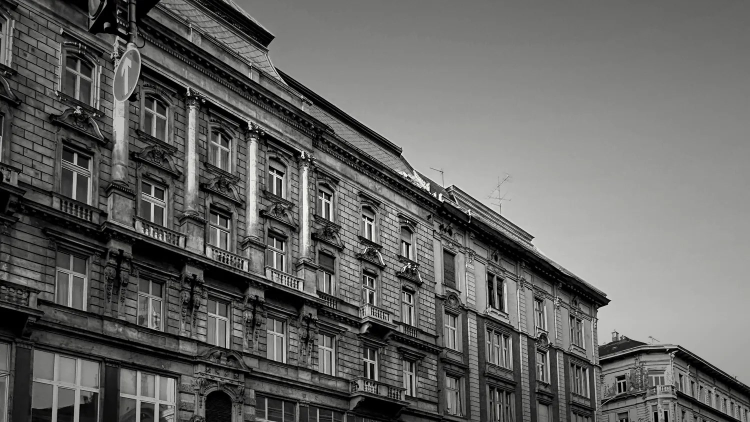
#> input picture psicologia-barcelona/marca/Nahuel-Ponce/instagram/img/calle.jpg, 1500 x 844 px, given in place of retrato.jpg, which was not available (shown at 1/2 size)
$ python stories.py
#> lines starting #> are read from the running program, lines starting #| are printed output that depends on the picture
### psicologia-barcelona/marca/Nahuel-Ponce/instagram/build.py
#!/usr/bin/env python3
"""Kit de 12 plantillas de Instagram (1080×1350) para Nahuel Ponce.

Genera:
  plantillas.html         vista local (fuentes y fotos locales) para revisar y exportar PNG
  plantillas-canva.html   misma maqueta con URLs públicas, para importar en Canva (cada página = un post)
  img/crop-*.jpg          recortes de las fotos al tamaño exacto de cada hueco

Uso: python3 marca/Nahuel-Ponce/instagram/build.py   (desde psicologia-barcelona/)
"""
from pathlib import Path

from PIL import Image

HERE = Path(__file__).resolve().parent
FONTS = HERE.parents[2] / 'nahuel/public/fonts'
PUBLIC = 'https://raw.githubusercontent.com/lucascasagrande88/bighouse/refs/heads/claude/wizardly-planck-k8eqja/psicologia-barcelona/marca/Nahuel-Ponce/instagram'

# Paleta del manual de marca: Tinta, Grafito, Hueso, Niebla, Taupe.
INK, CHAR, BONE, PAPER, ASH, ASH_D = '#232323', '#4B4B4B', '#F2EFEA', '#D9D3CB', '#8D7D70', '#4B4B4B'
W, H = 1080, 1350

# Recortes: nombre → (foto, ancho, alto, foco vertical 0-1)
CROPS = {
    'retrato-top': ('retrato', 1080, 900, .30),
    'noche-full': ('noche', 1080, 1350, .45),
    'lectura-half': ('lectura', 540, 1350, .5),
    'ciudad-full': ('ciudad', 1080, 1350, .35),
    'calle-band': ('calle', 1080, 560, .35),
    'retrato-square': ('retrato', 420, 525, .25),
}


# [8 lines left out: function make_crops, not called in this run]


def css(local):
    faces = ''
    if local:
        faces = ''.join(
            f"@font-face{{font-family:'{fam}';font-style:{st};font-weight:{wt};src:url('{(FONTS / f).as_uri()}') format('woff2')}}"
            for fam, st, wt, f in [
                ('Cormorant Garamond', 'normal', 400, 'CormorantGaramond-normal-400.woff2'),
                ('Cormorant Garamond', 'italic', 400, 'CormorantGaramond-italic-400.woff2'),
                ('Manrope', 'normal', '300 600', 'Manrope-normal-300.woff2'),
                ('UnifrakturMaguntia', 'normal', 400, 'UnifrakturMaguntia-normal-400.woff2'),
            ])
    return faces + f"""
body{{margin:0;background:#3a3a38;font-family:'Manrope',Arial,sans-serif}}
.page{{position:relative;width:{W}px;height:{H}px;overflow:hidden;margin:0 auto 40px}}
.abs{{position:absolute}}
.serif{{font-family:'Cormorant Garamond',Garamond,serif;font-weight:400}}
.it{{font-style:italic}}
.goth{{font-family:'UnifrakturMaguntia',serif}}
.label{{font-family:'Manrope',Arial,sans-serif;font-weight:500;font-size:24px;letter-spacing:.22em;text-transform:uppercase}}
.small{{font-family:'Manrope',Arial,sans-serif;font-weight:400;font-size:32px;line-height:1.45}}
img{{display:block}}
"""


# [120 lines left out: functions frame, pages, not called in this run]


MONO = {}


# [15 lines left out: function render, not called in this run]


# [5 lines that do not run on import are left out]

### psicologia-barcelona/marca/Nahuel-Ponce/instagram/stories.py
#!/usr/bin/env python3
"""Kit de 12 stories de Instagram (1080×1920) para Nahuel Ponce. Mismo sistema visual que los posteos (build.py).

7 stories con foto (foto a sangre, foto enmarcada, foto partida) y 5 placas tipográficas.
Todo el texto queda entre y=250 y y=1600: arriba y abajo Instagram tapa con su interfaz.

Genera:
  stories.html          vista local para revisar y exportar PNG
  stories-canva.html    misma maqueta con URLs públicas, para importar en Canva (cada página = una story)
  img/story-*.jpg       recortes de las fotos al tamaño exacto de cada hueco

Uso: cd marca/Nahuel-Ponce/instagram && python3 stories.py
"""
from pathlib import Path

from PIL import Image

import build
from build import ASH, ASH_D, BONE, INK, PAPER, PUBLIC

HERE = Path(__file__).resolve().parent
W, H = 1080, 1920
build.W, build.H = W, H  # el CSS compartido toma el tamaño de página de acá

CROPS = {
    'retrato-full': ('retrato', 1080, 1920, .30),
    'ciudad-full': ('ciudad', 1080, 1920, .35),
    'noche-full': ('noche', 1080, 1920, .45),
    'lectura-full': ('lectura', 1080, 1920, .5),
    'calle-top': ('calle', 1080, 1000, .4),
    'lectura-frame': ('lectura', 760, 950, .45),
    'retrato-post': ('retrato', 640, 800, .25),
}

SAFE = 'rgba(242,239,234,.28)'


def make_crops():
    for name, (src, w, h, fy) in CROPS.items():
        im = Image.open(HERE / f'img/{src}.jpg')
#> im is the input picture: PIL image 1500x844 RGB; mean R, G, B 101.3, 101.3, 99.6
        scale = max(w / im.width, h / im.height)
#> scale = 2.27
        im = im.resize((round(im.width * scale), round(im.height * scale)), Image.LANCZOS)
#> im: PIL image 3412x1920 RGB
        left = (im.width - w) // 2
#> left = 1166
        top = round((im.height - h) * fy)
#> top = 0
        im.crop((left, top, left + w, top + h)).save(HERE / f'img/story-{name}.jpg', quality=90, optimize=True, progressive=True)
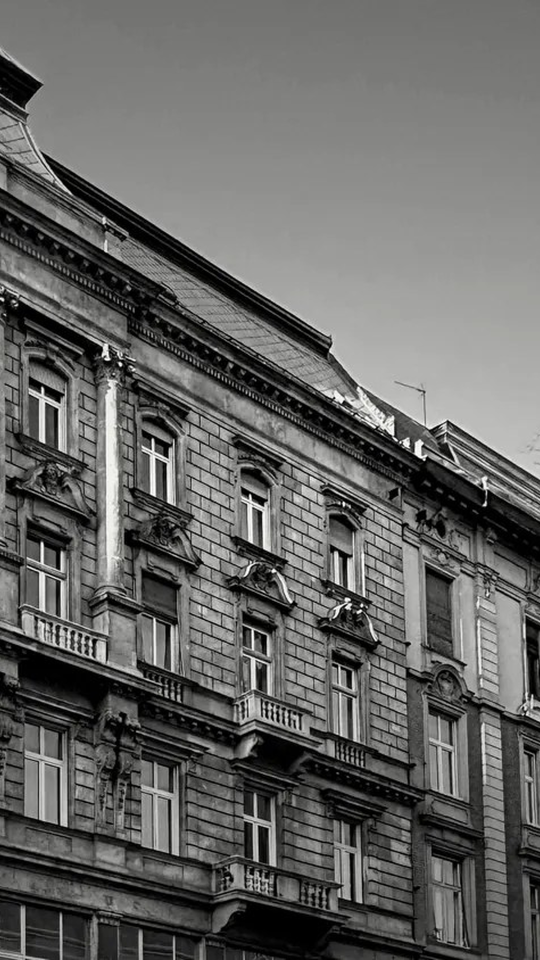
#> saved as story-retrato-full.jpg: PIL image 1080x1920 RGB (shown at 1/2 size); mean R, G, B 102.1, 102.2, 100.4
#> pass 2 of the loop in make_crops, `for name, (src, w, h, fy) in CROPS.items():`:
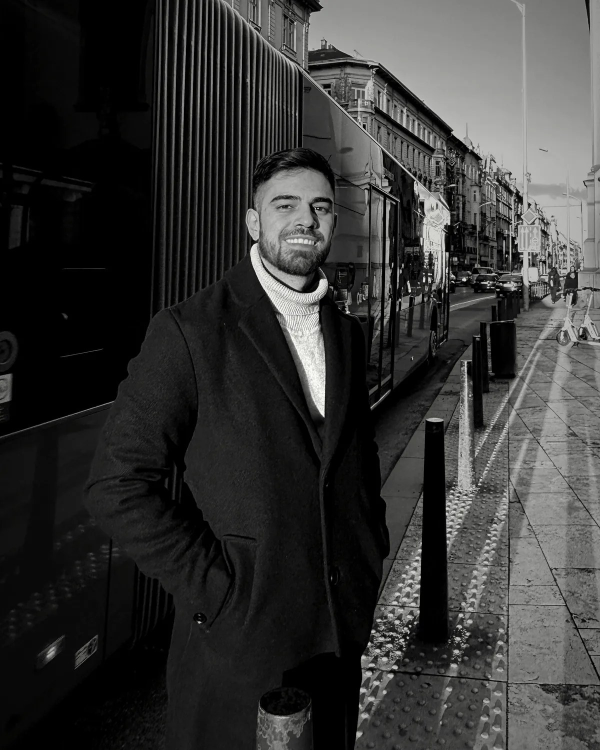
#> input picture psicologia-barcelona/marca/Nahuel-Ponce/instagram/img/ciudad.jpg, 1200 x 1500 px (shown at 1/2 size)
#> in make_crops, im is the input picture: PIL image 1200x1500 RGB; mean R, G, B 54.5, 54.6, 53.7
#> im: PIL image 1536x1920 RGB
#> in make_crops, `im.crop((left, top, left + w, top + h)).save(HERE / f'img/story-{name}..`:
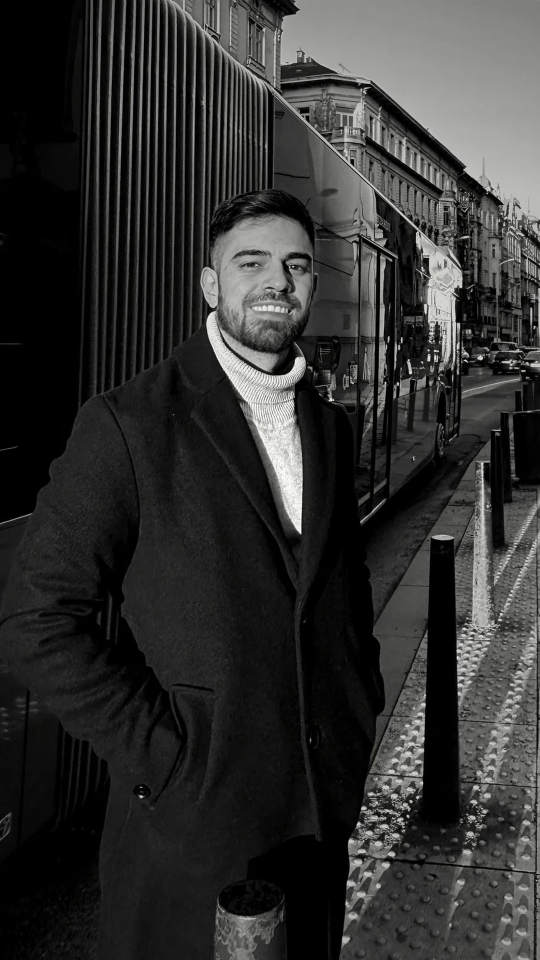
#> saved as story-ciudad-full.jpg: PIL image 1080x1920 RGB (shown at 1/2 size); mean R, G, B 49.5, 49.5, 48.7


def head(dark, num, label):
    """Etiqueta + número romano + filete, debajo de la barra de progreso de Instagram."""
    muted = ASH if dark else ASH_D
    line = SAFE if dark else 'rgba(35,35,35,.28)'
    return f'''
  <p class="abs label" style="left:84px;top:262px;margin:0;color:{muted}">{label}</p>
  <p class="abs serif it" style="right:84px;top:246px;margin:0;font-size:40px;color:{muted}">{num}</p>
  <div class="abs" style="left:84px;right:84px;top:316px;height:1px;background:{line}"></div>'''


def sign(dark, y=1500):
    fg, muted = (BONE, ASH) if dark else (INK, ASH_D)
    line = SAFE if dark else 'rgba(35,35,35,.28)'
    return f'''
  <div class="abs" style="left:84px;right:84px;top:{y}px;height:1px;background:{line}"></div>
  <p class="abs serif" style="left:84px;top:{y + 40}px;margin:0;font-size:36px;line-height:1;color:{fg}">Nahuel Ponce</p>
  <p class="abs label" style="left:84px;top:{y + 92}px;margin:0;font-size:20px;color:{muted}">Psicólogo · Barcelona y online</p>
  <img class="abs" src="{build.MONO['neg' if dark else 'pos']}" style="right:84px;top:{y + 34}px;height:86px" alt="N">'''


def sticker_slot(top, height, text, dark):
    """Hueco punteado para pegar un sticker de Instagram (pregunta, encuesta, link). Se borra al publicar."""
    c = 'rgba(242,239,234,.45)' if dark else 'rgba(35,35,35,.4)'
    return f'''
  <div class="abs" style="left:140px;right:140px;top:{top}px;height:{height}px;border:2px dashed {c};border-radius:36px"></div>
  <p class="abs label" style="left:140px;right:140px;top:{top + height // 2 - 14}px;margin:0;font-size:19px;text-align:center;color:{c}">{text}</p>'''


def shade(top, height, to='bottom', strength=.85):
    return f'''
  <div class="abs" style="left:0;top:{top}px;width:{W}px;height:{height}px;background:linear-gradient(to {to},rgba(35,35,35,0),rgba(35,35,35,{strength}))"></div>'''


def pages(img):
    P = []

    # 01 · Presentación — foto a sangre
    P.append(('Presentación · foto', INK, f'''
  <img class="abs" src="{img('retrato-full')}" style="left:0;top:0;width:{W}px;height:{H}px" alt="Nahuel Ponce">''' + shade(0, 420, 'top', .55) + shade(1000, 920) + f'''
  <p class="abs label" style="left:84px;top:262px;margin:0;color:{BONE}">Presentación</p>
  <p class="abs serif it" style="right:84px;top:246px;margin:0;font-size:40px;color:{BONE}">I</p>
  <img class="abs" src="{build.MONO['neg']}" style="left:84px;top:1150px;height:150px" alt="N">
  <h1 class="abs serif" style="left:84px;right:84px;top:1330px;margin:0;font-size:78px;line-height:1.04;color:{BONE}">Hola, soy Nahuel. <span class="it" style="color:{PAPER}">Psicólogo en Barcelona y online.</span></h1>
  <p class="abs label" style="left:84px;top:1560px;margin:0;font-size:19px;color:{PAPER}">Orientación psicoanalítica · Español y portugués</p>'''))

    # 02 · Sólo foto — con una línea de ubicación
    P.append(('Sólo foto', INK, f'''
  <img class="abs" src="{img('ciudad-full')}" style="left:0;top:0;width:{W}px;height:{H}px" alt="Barcelona">''' + shade(1300, 620, strength=.6) + f'''
  <p class="abs serif it" style="left:84px;top:1450px;margin:0;font-size:58px;line-height:1;color:{BONE}">Barcelona, hoy.</p>
  <p class="abs label" style="left:84px;top:1540px;margin:0;font-size:19px;color:{BONE}">Nahuel Ponce · Psicólogo</p>
  <img class="abs" src="{build.MONO['neg']}" style="right:84px;top:1460px;height:96px" alt="N">'''))

    # 03 · Frase sobre foto
    P.append(('Frase sobre foto', INK, f'''
  <img class="abs" src="{img('noche-full')}" style="left:0;top:0;width:{W}px;height:{H}px" alt="Calle de noche">
  <div class="abs" style="left:0;top:0;width:{W}px;height:{H}px;background:{INK};opacity:.62"></div>''' + head(True, 'III', 'Para pensar') + f'''
  <h2 class="abs serif" style="left:84px;right:84px;top:720px;margin:0;font-size:120px;line-height:1.02;color:{BONE}">Lo que no se dice, <span class="it" style="color:{PAPER}">insiste.</span></h2>''' + sign(True)))

    # 04 · Placa frase
    P.append(('Placa · frase', INK, head(True, 'IV', 'Una idea') + f'''
  <p class="abs serif" style="left:64px;top:380px;margin:0;font-size:420px;line-height:1;color:{ASH}">“</p>
  <h2 class="abs serif" style="left:84px;right:84px;top:760px;margin:0;font-size:112px;line-height:1.02;color:{BONE}">Comprender <span class="it" style="color:{ASH}">antes</span> que silenciar.</h2>
  <p class="abs small" style="left:84px;width:760px;top:1180px;margin:0;color:{ASH}">Escuchar lo que aparece, sin apurarse a taparlo.</p>''' + sign(True)))

    # 05 · Foto enmarcada — lectura
    P.append(('Foto enmarcada · lectura', PAPER, head(False, 'V', 'Lo que estoy leyendo') + f'''
  <img class="abs" src="{img('lectura-frame')}" style="left:160px;top:400px;width:760px;height:950px" alt="Nahuel leyendo en un café">
  <h2 class="abs serif" style="left:84px;right:84px;top:1385px;margin:0;font-size:64px;line-height:1.05;color:{INK}">Las formaciones <span class="it">del inconsciente.</span></h2>''' + f'''
  <p class="abs label" style="left:84px;top:1560px;margin:0;font-size:20px;color:{ASH_D}">Jacques Lacan · Seminario 5</p>
  <img class="abs" src="{build.MONO['pos']}" style="right:84px;top:1520px;height:86px" alt="N">'''))

    # 06 · Caja de preguntas
    P.append(('Caja de preguntas', BONE, head(False, 'VI', 'Preguntas') + f'''
  <p class="abs serif it" style="left:74px;top:340px;margin:0;font-size:280px;line-height:1;color:rgba(35,35,35,.12)">¿?</p>
  <h2 class="abs serif" style="left:84px;right:84px;top:720px;margin:0;font-size:92px;line-height:1.04;color:{INK}">¿Qué te gustaría preguntarle <span class="it">a un psicólogo?</span></h2>
  <p class="abs small" style="left:84px;width:860px;top:1060px;margin:0;color:#3d3a35">Respondo algunas en las próximas stories.</p>''' + sticker_slot(1170, 270, 'Pegar sticker «Preguntas» aquí', False) + sign(False)))

    # 07 · Encuesta
    P.append(('Encuesta', INK, head(True, 'VII', 'Encuesta') + f'''
  <h2 class="abs serif" style="left:84px;right:84px;top:520px;margin:0;font-size:100px;line-height:1.03;color:{BONE}">¿Alguna vez hiciste <span class="it" style="color:{ASH}">terapia?</span></h2>
  <p class="abs small" style="left:84px;width:860px;top:860px;margin:0;color:{ASH}">No hay respuesta correcta. Me interesa saber desde dónde llegan.</p>''' + sticker_slot(1070, 330, 'Pegar sticker «Encuesta» aquí', True) + sign(True)))

    # 08 · Mito / realidad
    P.append(('Mito y realidad', PAPER, head(False, 'VIII', 'Mito y realidad') + f'''
  <p class="abs label" style="left:84px;top:470px;margin:0;color:{ASH_D}">Mito</p>
  <h2 class="abs serif" style="left:84px;right:84px;top:530px;margin:0;font-size:80px;line-height:1.06;color:{INK};text-decoration:line-through;text-decoration-thickness:3px;text-decoration-color:rgba(35,35,35,.45)">Al psicólogo se va cuando ya no se puede más.</h2>
  <div class="abs" style="left:84px;right:84px;top:880px;height:1px;background:rgba(35,35,35,.28)"></div>
  <p class="abs label" style="left:84px;top:950px;margin:0;color:{ASH_D}">Realidad</p>
  <h2 class="abs serif it" style="left:84px;right:84px;top:1010px;margin:0;font-size:80px;line-height:1.06;color:{INK}">Se puede empezar por una pregunta, una duda o algo que se repite.</h2>''' + sign(False)))

    # 09 · Foto partida — modalidad
    P.append(('Foto partida · modalidad', INK, f'''
  <img class="abs" src="{img('calle-top')}" style="left:0;top:0;width:{W}px;height:1000px" alt="Avenida europea">''' + shade(0, 420, 'top', .5) + f'''
  <p class="abs label" style="left:84px;top:262px;margin:0;color:{BONE}">Modalidad</p>
  <p class="abs serif it" style="right:84px;top:246px;margin:0;font-size:40px;color:{BONE}">IX</p>
  <h2 class="abs serif" style="left:84px;right:84px;top:1080px;margin:0;font-size:84px;line-height:1.04;color:{BONE}">Presencia para encontrarse. <span class="it" style="color:{ASH}">Distancia para poder llegar.</span></h2>
  <p class="abs label" style="left:84px;top:1380px;margin:0;font-size:20px;color:{BONE}">Gràcia, Barcelona  ·  Online desde cualquier lugar</p>''' + sign(True)))

    # 10 · Nuevo post — miniatura enmarcada
    P.append(('Nuevo post', BONE, head(False, 'X', 'Nuevo en el perfil') + f'''
  <div class="abs" style="left:200px;top:400px;width:680px;height:840px;background:{INK}"></div>
  <img class="abs" src="{img('retrato-post')}" style="left:220px;top:420px;width:640px;height:800px" alt="Nuevo posteo">
  <h2 class="abs serif" style="left:84px;right:84px;top:1290px;margin:0;font-size:72px;line-height:1.05;text-align:center;color:{INK}">Hay un post nuevo. <span class="it">Toca para verlo.</span></h2>''' + sign(False)))

    # 11 · Detrás de escena — foto a sangre, mínimo texto
    P.append(('Detrás de escena · foto', INK, f'''
  <img class="abs" src="{img('lectura-full')}" style="left:0;top:0;width:{W}px;height:{H}px" alt="Nahuel leyendo">''' + shade(0, 420, 'top', .55) + shade(1150, 770, strength=.92) + f'''
  <p class="abs label" style="left:84px;top:262px;margin:0;color:{BONE}">Detrás de escena</p>
  <p class="abs serif it" style="right:84px;top:246px;margin:0;font-size:40px;color:{BONE}">XI</p>
  <p class="abs serif it" style="left:84px;right:240px;top:1420px;margin:0;font-size:60px;line-height:1.1;color:{BONE};text-shadow:0 2px 28px rgba(0,0,0,.9),0 0 8px rgba(0,0,0,.6)">Entre sesiones, leer.</p>
  <img class="abs" src="{build.MONO['neg']}" style="right:84px;top:1450px;height:96px" alt="N">'''))

    # 12 · Contacto con sticker de enlace
    P.append(('Contacto', INK, head(True, 'XII', 'Primera consulta') + f'''
  <img class="abs" src="{build.MONO['neg']}" style="left:84px;top:430px;height:220px" alt="N">
  <h2 class="abs serif" style="left:84px;right:84px;top:720px;margin:0;font-size:108px;line-height:1.02;color:{BONE}">Puedes empezar <span class="it" style="color:{ASH}">por escribir.</span></h2>
  <p class="abs label" style="left:84px;top:1000px;margin:0;font-size:22px;color:{BONE}">WhatsApp  +34 641 90 16 60</p>
  <p class="abs label" style="left:84px;top:1050px;margin:0;font-size:22px;color:{ASH}">nahuel-psicologia-barcelona.netlify.app</p>''' + sticker_slot(1170, 220, 'Pegar sticker «Enlace» aquí', True) + sign(True)))
    return P


def render(local):
    img = (lambda n: f'img/story-{n}.jpg') if local else (lambda n: f'{PUBLIC}/img/story-{n}.jpg')
    base = '../logos/png' if local else PUBLIC.replace('/instagram', '/logos/png')
    build.MONO['pos'] = f'{base}/Nahuel-Ponce_Monograma_Positivo.png'
    build.MONO['neg'] = f'{base}/Nahuel-Ponce_Monograma_Negativo.png'
    body = ''.join(
        f'\n<section class="page" data-document-role="page" data-label="{i:02d} · {name}" style="background:{bg}">{inner}\n</section>'
        for i, (name, bg, inner) in enumerate(pages(img), 1))
    fonts = '' if local else '<link rel="stylesheet" href="https://fonts.googleapis.com/css2?family=Cormorant+Garamond:ital,wght@0,400;1,400&family=Manrope:wght@400;500&display=swap">'
    return f'''<!doctype html>
<html lang="es"><head><meta charset="utf-8"><title>Nahuel Ponce · Stories de Instagram</title>{fonts}
<style>{build.css(local)}</style></head>
<body>{body}
</body></html>
'''


if __name__ == '__main__':
    make_crops()
    (HERE / 'stories.html').write_text(render(True), encoding='utf-8')
    (HERE / 'stories-canva.html').write_text(render(False), encoding='utf-8')
    print('ok')
